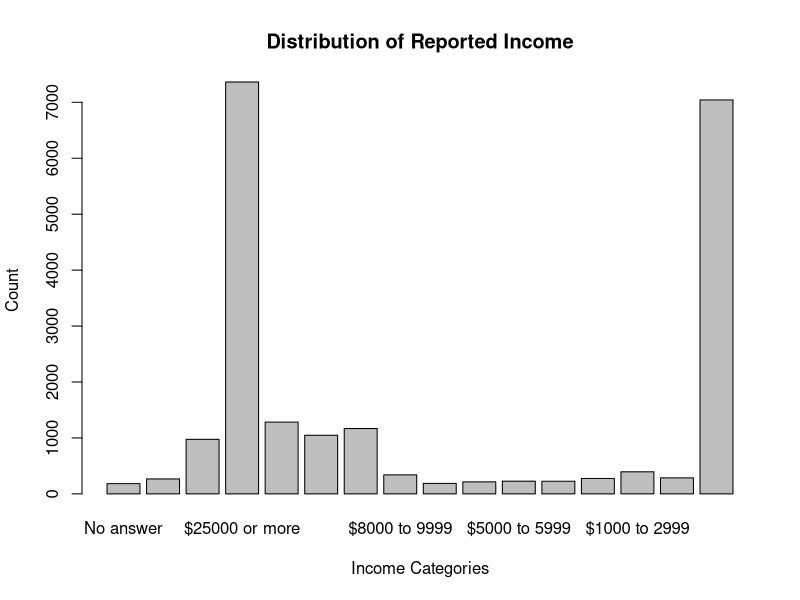
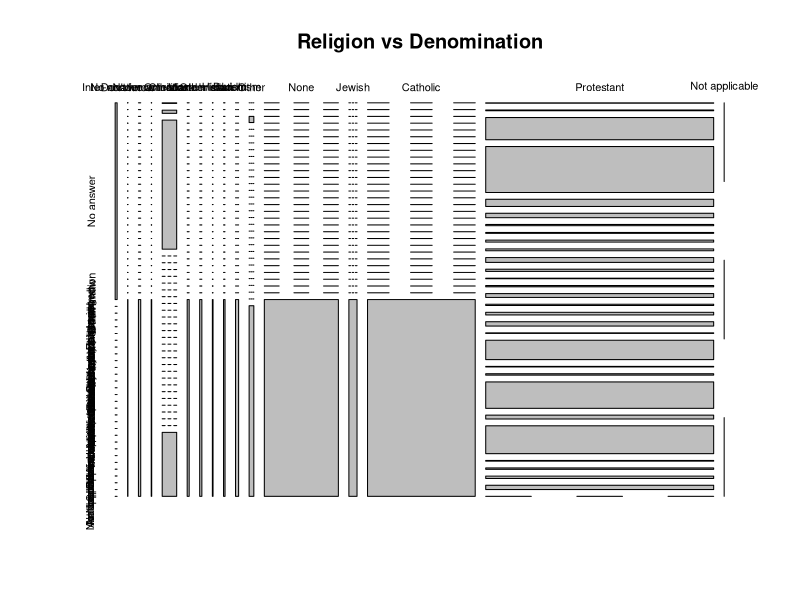
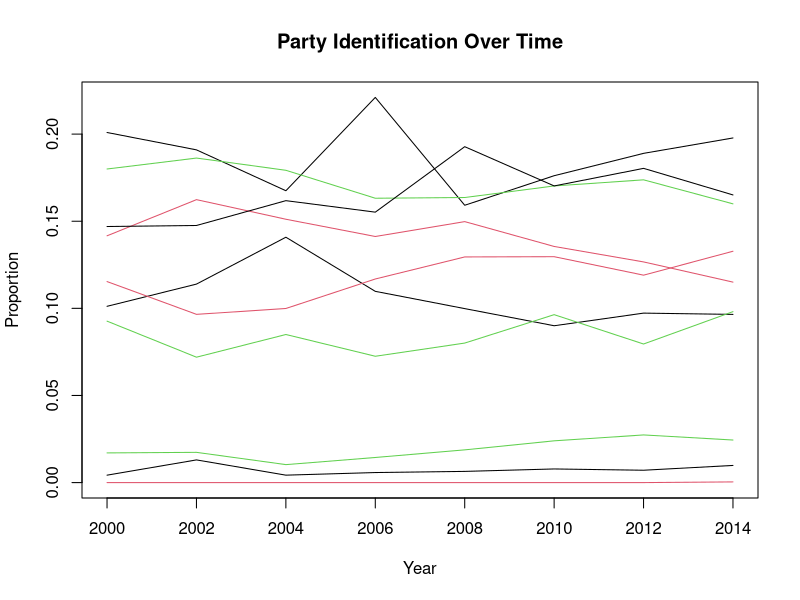

These charts were generated, in order, by the following R code:
## ---- chunk 1
# Load libraries
library(stringr)
library(forcats)

# Load dataset
data(gss_cat)


## ---- chunk 2
# Explore rincome variable
table(gss_cat$rincome)

# Reorder rincome levels
gss_cat$rincome <- fct_relevel(gss_cat$rincome, 
                               "lt50", "50to100", "100to150", "150to200", "200up")

# Plot the distribution of rincome
barplot(table(gss_cat$rincome), 
        main = "Distribution of Reported Income",
        xlab = "Income Categories",
        ylab = "Count")

## ---- chunk 3
# Most common religion
table(gss_cat$relig)

# Most common partyid
table(gss_cat$partyid)

## ---- chunk 4
# Table to show which denominations apply to which religions
table(gss_cat$relig, gss_cat$denom)

# Visualization (e.g., mosaic plot) to show the relationship
mosaicplot(table(gss_cat$relig, gss_cat$denom), 
           main = "Religion vs Denomination")

## ---- chunk 5
# Create a table of proportions by year
partyid_prop <- prop.table(table(gss_cat$year, gss_cat$partyid), margin = 1)

# Plot a line chart
matplot(row.names(partyid_prop), partyid_prop, 
        type = "l", lty = 1, col = 1:3,
        xlab = "Year", ylab = "Proportion",
        main = "Party Identification Over Time",
        legend = c("Democrat", "Independent", "Republican"))

## ---- chunk 6
# Recode rincome into broader categories
gss_cat$rincome_collapsed <- fct_collapse(gss_cat$rincome,
                                          "< $50k" = c("lt50"),
                                          "$50k - $100k" = c("50to100"),
                                          "$100k - $150k" = c("100to150"),
                                          "> $150k" = c("150to200", "200up"))

# Check the new variable
table(gss_cat$rincome_collapsed)

